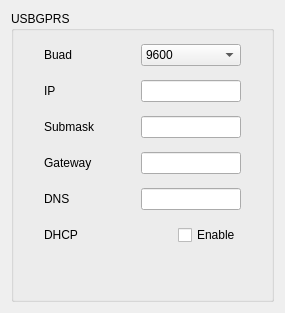
     <widget class="QWidget" name="page_USBGPRS">
      <layout class="QVBoxLayout" name="verticalLayout_25">
       <item>
        <widget class="QGroupBox" name="Network_USBGPRS">
         <property name="font">
          <font>
           <weight>50</weight>
           <bold>false</bold>
          </font>
         </property>
         <property name="title">
          <string>USBGPRS</string>
         </property>
         <property name="flat">
          <bool>true</bool>
         </property>
         <property name="checkable">
          <bool>false</bool>
         </property>
         <layout class="QVBoxLayout" name="verticalLayout_24">
          <property name="leftMargin">
           <number>30</number>
          </property>
          <property name="rightMargin">
           <number>30</number>
          </property>
          <item>
           <layout class="QHBoxLayout" name="horizontalLayout_48">
            <item>
             <widget class="QLabel" name="label_7">
              <property name="minimumSize">
               <size>
                <width>0</width>
                <height>30</height>
               </size>
              </property>
              <property name="text">
               <string>Buad   </string>
              </property>
             </widget>
            </item>
            <item>
             <spacer name="horizontalSpacer_15">
              <property name="orientation">
               <enum>Qt::Horizontal</enum>
              </property>
              <property name="sizeHint" stdset="0">
               <size>
                <width>40</width>
                <height>20</height>
               </size>
              </property>
             </spacer>
            </item>
            <item>
             <widget class="QComboBox" name="Network_USBGPRS_Buad_Enum_Text">
              <property name="minimumSize">
               <size>
                <width>100</width>
                <height>0</height>
               </size>
              </property>
              <property name="maximumSize">
               <size>
                <width>100</width>
                <height>16777215</height>
               </size>
              </property>
              <item>
               <property name="text">
                <string>9600</string>
               </property>
               <property name="icon">
                <iconset resource="../IDE.qrc">
                 <normaloff>:/Menu/rc/Menu/eye.png</normaloff>:/Menu/rc/Menu/eye.png</iconset>
               </property>
              </item>
              <item>
               <property name="text">
                <string>38400</string>
               </property>
               <property name="icon">
                <iconset resource="../IDE.qrc">
                 <normaloff>:/Menu/rc/Menu/eye.png</normaloff>:/Menu/rc/Menu/eye.png</iconset>
               </property>
              </item>
              <item>
               <property name="text">
                <string>57600</string>
               </property>
               <property name="icon">
                <iconset resource="../IDE.qrc">
                 <normaloff>:/Menu/rc/Menu/eye.png</normaloff>:/Menu/rc/Menu/eye.png</iconset>
               </property>
              </item>
              <item>
               <property name="text">
                <string>115200</string>
               </property>
               <property name="icon">
                <iconset resource="../IDE.qrc">
                 <normaloff>:/Menu/rc/Menu/eye.png</normaloff>:/Menu/rc/Menu/eye.png</iconset>
               </property>
              </item>
              <item>
               <property name="text">
                <string>125000</string>
               </property>
               <property name="icon">
                <iconset resource="../IDE.qrc">
                 <normaloff>:/Menu/rc/Menu/eye.png</normaloff>:/Menu/rc/Menu/eye.png</iconset>
               </property>
              </item>
              <item>
               <property name="text">
                <string>256000</string>
               </property>
               <property name="icon">
                <iconset resource="../IDE.qrc">
                 <normaloff>:/Menu/rc/Menu/eye.png</normaloff>:/Menu/rc/Menu/eye.png</iconset>
               </property>
              </item>
             </widget>
            </item>
           </layout>
          </item>
          <item>
           <layout class="QHBoxLayout" name="horizontalLayout_47">
            <item>
             <widget class="QLabel" name="label_8">
              <property name="minimumSize">
               <size>
                <width>0</width>
                <height>30</height>
               </size>
              </property>
              <property name="text">
               <string>IP     </string>
              </property>
             </widget>
            </item>
            <item>
             <spacer name="horizontalSpacer_16">
              <property name="orientation">
               <enum>Qt::Horizontal</enum>
              </property>
              <property name="sizeHint" stdset="0">
               <size>
                <width>40</width>
                <height>20</height>
               </size>
              </property>
             </spacer>
            </item>
            <item>
             <widget class="QLineEdit" name="Network_USBGPRS_IP_String_Text">
              <property name="minimumSize">
               <size>
                <width>100</width>
                <height>0</height>
               </size>
              </property>
              <property name="maximumSize">
               <size>
                <width>100</width>
                <height>16777215</height>
               </size>
              </property>
             </widget>
            </item>
           </layout>
          </item>
          <item>
           <layout class="QHBoxLayout" name="horizontalLayout_46">
            <item>
             <widget class="QLabel" name="label_12">
              <property name="minimumSize">
               <size>
                <width>0</width>
                <height>30</height>
               </size>
              </property>
              <property name="text">
               <string>Submask</string>
              </property>
             </widget>
            </item>
            <item>
             <spacer name="horizontalSpacer_17">
              <property name="orientation">
               <enum>Qt::Horizontal</enum>
              </property>
              <property name="sizeHint" stdset="0">
               <size>
                <width>40</width>
                <height>20</height>
               </size>
              </property>
             </spacer>
            </item>
            <item>
             <widget class="QLineEdit" name="Network_USBGPRS_Submask_String_Text">
              <property name="minimumSize">
               <size>
                <width>100</width>
                <height>0</height>
               </size>
              </property>
              <property name="maximumSize">
               <size>
                <width>100</width>
                <height>16777215</height>
               </size>
              </property>
             </widget>
            </item>
           </layout>
          </item>
          <item>
           <layout class="QHBoxLayout" name="horizontalLayout_17">
            <item>
             <widget class="QLabel" name="label_13">
              <property name="minimumSize">
               <size>
                <width>0</width>
                <height>30</height>
               </size>
              </property>
              <property name="text">
               <string>Gateway</string>
              </property>
             </widget>
            </item>
            <item>
             <spacer name="horizontalSpacer_18">
              <property name="orientation">
               <enum>Qt::Horizontal</enum>
              </property>
              <property name="sizeHint" stdset="0">
               <size>
                <width>40</width>
                <height>20</height>
               </size>
              </property>
             </spacer>
            </item>
            <item>
             <widget class="QLineEdit" name="Network_USBGPRS_Gateway_String_Text">
              <property name="minimumSize">
               <size>
                <width>100</width>
                <height>0</height>
               </size>
              </property>
              <property name="maximumSize">
               <size>
                <width>100</width>
                <height>16777215</height>
               </size>
              </property>
             </widget>
            </item>
           </layout>
          </item>
          <item>
           <layout class="QHBoxLayout" name="horizontalLayout_14">
            <item>
             <widget class="QLabel" name="label_14">
              <property name="minimumSize">
               <size>
                <width>0</width>
                <height>30</height>
               </size>
              </property>
              <property name="text">
               <string>DNS    </string>
              </property>
             </widget>
            </item>
            <item>
             <spacer name="horizontalSpacer_31">
              <property name="orientation">
               <enum>Qt::Horizontal</enum>
              </property>
              <property name="sizeHint" stdset="0">
               <size>
                <width>40</width>
                <height>20</height>
               </size>
              </property>
             </spacer>
            </item>
            <item>
             <widget class="QLineEdit" name="Network_USBGPRS_DNS_String_Text">
              <property name="minimumSize">
               <size>
                <width>100</width>
                <height>0</height>
               </size>
              </property>
              <property name="maximumSize">
               <size>
                <width>100</width>
                <height>16777215</height>
               </size>
              </property>
             </widget>
            </item>
           </layout>
          </item>
          <item>
           <layout class="QHBoxLayout" name="horizontalLayout_18">
            <item>
             <widget class="QLabel" name="label_26">
              <property name="minimumSize">
               <size>
                <width>0</width>
                <height>30</height>
               </size>
              </property>
              <property name="text">
               <string>DHCP   </string>
              </property>
             </widget>
            </item>
            <item>
             <spacer name="horizontalSpacer_32">
              <property name="orientation">
               <enum>Qt::Horizontal</enum>
              </property>
              <property name="sizeHint" stdset="0">
               <size>
                <width>40</width>
                <height>20</height>
               </size>
              </property>
             </spacer>
            </item>
            <item>
             <widget class="QCheckBox" name="Network_USBGPRS_DHCP_Bool_IsChecked">
              <property name="minimumSize">
               <size>
                <width>0</width>
                <height>0</height>
               </size>
              </property>
              <property name="text">
               <string>Enable</string>
              </property>
             </widget>
            </item>
           </layout>
          </item>
          <item>
           <spacer name="verticalSpacer_2">
            <property name="orientation">
             <enum>Qt::Vertical</enum>
            </property>
            <property name="sizeHint" stdset="0">
             <size>
              <width>20</width>
              <height>40</height>
             </size>
            </property>
           </spacer>
          </item>
         </layout>
        </widget>
       </item>
      </layout>
     </widget>
